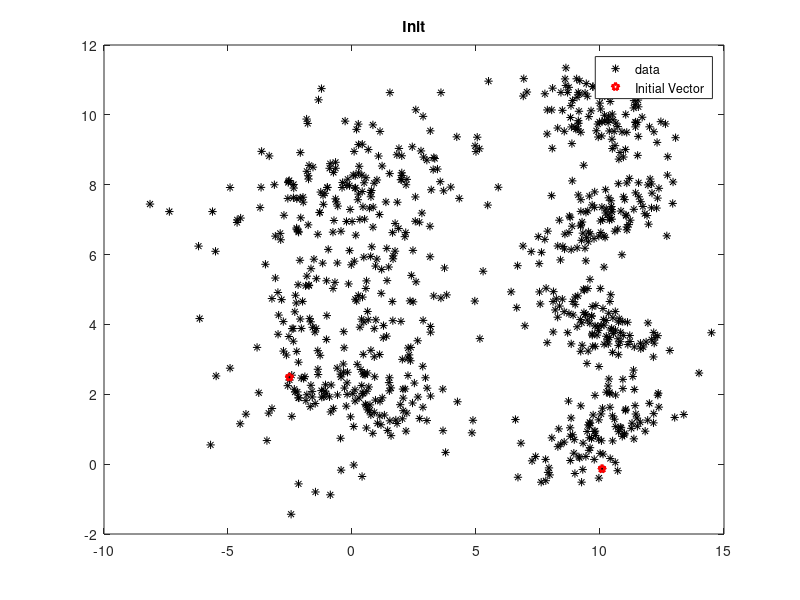

The MATLAB source for this figure: (Note: a time limit stopped this script after it produced the figure.)
clc; clear; % 초기화
load HW5Data_1 data;  % HW5Data_1 data 로드
X = data;

figure(1);            % 창 생성(1)
plot(X(:,1), X(:,2),'k*');  %  data 산점도 표시
hold on;
N = size(X,1);              % 전체 데이터 사이즈( 800)
K = 2;                      % 군집화 개수 = 2
m = zeros(K,2);             % 대표벡터 값
Xlabel = zeros(N,1);        % 최초 라벨값
i = 1;                      % 반복문 변수

% K개 군집개수만큼 대표 벡터 선택
while(i <= K)
    t = floor(rand*N);      % 랜덤하게 데이터 선택
    if((X(t,:) ~= m(1,:)) & (X(t,:) ~= m(2,:)))
        m(i,:) = X(t,:);                            % 선택된 데이터를 대표벡터로 둠
        plot(m(i,1), m(i,2),'rp', 'linewidth', 2);  % 선택된 대표벡터를 그림
        i = i + 1;
    end
    legend('data', 'Initial Vector') % 범례 표시
    title('Init')           % 그래프 제목 표시
end
 
cmode=['gd'; 'b*'; 'co'];  % 클러스터별로 표시 기호 설정
% K-means 알고리즘 시작
for iteration = 1:10       % 최대 10회 반복
    figure(iteration+1);   % 반복단계 별로 별도의 그림으로 표현함
    title(sprintf(('Step = %d'), iteration));  % 제목에 반복단계를 표현
    hold on;               % 그래프 겹쳐 그리기 사용
 
    for i=1:N              % 각 데이터를 가까운 클러스터에 할당
        for j=1:K          % 군집 K개(2) 반복
            d(j)=(X(i,:)-m(j,:))*(X(i,:)-m(j,:))';  % 대표벡터와 거리 계산
        end                
        [~, Xlabel(i)]=min(d);  % 가장 짧은거리 대표벡터로 라벨붙이기
        plot(X(i,1), X(i,2), cmode(Xlabel(i),:));  % 라벨에 따라 다른 모양으로 표시
    end  
    oldm = m;                   % 대표벡터를 다시 계산하기 위해 이전 단계의 대표벡터를 임시 저장함.
    for i = 1:K                 % K개의 군집에 대해 계산
        I = find(Xlabel==i);    % 각 라벨별로 모아 I로 저장
        m(i,:) = mean(X(I,:));  % 라벨별로 모아진 I의 데이터 평균을 구함
    end
    for i = 1:K                                                % K개의 군집에 대해 수행
        pv = plot(oldm(i,1), oldm(i,2),'mp', 'Linewidth', 2);  % 이전단계의 대표벡터
        cv = plot(m(i,1), m(i,2),'rp', 'Linewidth', 2);        % 새로 수정한 대표벡터
        legend([pv, cv], 'Previous Vector', 'Current Vector')  % 범례표시
    end
    %이전 평균값과 iteration 번째의 평균 값이 0.0001 보다 작으면 종료 
    if (sum(sum(sqrt((oldm-m).^2))) < 10^(-3)) break; end
end
